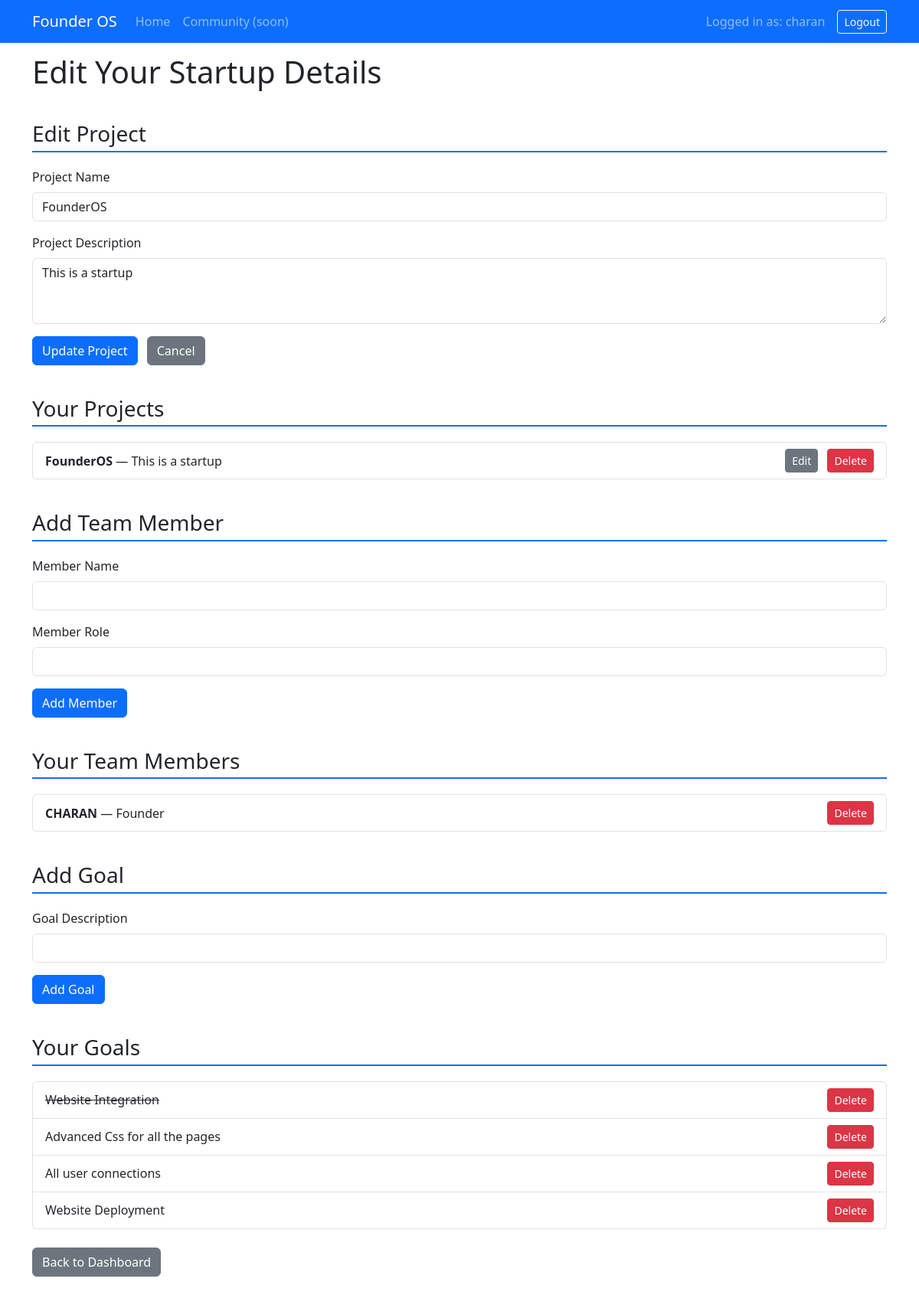
Screenshot of /founder/edit/3 (signed in) with the database file from the repository.
### tables this page shows
CREATE TABLE projects (
            id INTEGER PRIMARY KEY AUTOINCREMENT,
            founder_username TEXT,
            project_name TEXT,
            project_desc TEXT
        );

CREATE TABLE team_members (
            id INTEGER PRIMARY KEY AUTOINCREMENT,
            founder_username TEXT,
            member_name TEXT,
            member_role TEXT
        );

CREATE TABLE goals (
            id INTEGER PRIMARY KEY AUTOINCREMENT,
            founder_username TEXT,
            goal_desc TEXT,
            completed INTEGER DEFAULT 0
        );

### app.py (the view, shortened to what this page needs)
@app.route('/founder/edit', methods=['GET', 'POST'], strict_slashes=False)
@app.route('/founder/edit/<int:project_id>', methods=['GET', 'POST'], strict_slashes=False)
def founder_edit(project_id=None):
    if 'role' not in session or session['role'] != 'founder':
        return redirect(url_for('login'))
    founder_username = session['username']
    conn = get_db_connection()
    c = conn.cursor()
    c.execute("SELECT * FROM projects WHERE founder_username=?", (founder_username,))
    projects = c.fetchall()
    c.execute("SELECT * FROM team_members WHERE founder_username=?", (founder_username,))
    team_members = c.fetchall()
    c.execute("SELECT * FROM goals WHERE founder_username=?", (founder_username,))
    goals = c.fetchall()
    project = None
    if project_id is not None:
        c.execute("SELECT * FROM projects WHERE id=? AND founder_username=?", (project_id, founder_username))
        project = c.fetchone()
    conn.close()
    return render_template('founder_edit.html', user=founder_username, projects=projects,
                           project=project, team_members=team_members, goals=goals)

### app.py (called while the page is built)
def get_db_connection():
    conn = sqlite3.connect(DB_PATH)
    conn.row_factory = sqlite3.Row
    return conn

### templates/founder_edit.html (shortened to what this page needs)
<!DOCTYPE html>
<html lang="en">
<head>
  <link href="https://cdn.jsdelivr.net/npm/bootstrap@5.3.0/dist/css/bootstrap.min.css" rel="stylesheet" />
</head>
<body>
  <nav class="navbar navbar-expand-lg fixed-top navbar-dark bg-primary">
    <div class="container">
      <a class="navbar-brand" href="#">Founder OS</a>
      <div class="collapse navbar-collapse" id="navbarNav">
        <ul class="navbar-nav me-auto">
          <li class="nav-item"><a class="nav-link" href="{{ url_for('founder_home') }}">Home</a></li>
          <li class="nav-item"><a class="nav-link" href="#">Community (soon)</a></li>
        </ul>
        <span class="navbar-text me-3">Logged in as: {{ user }}</span>
        <a href="{{ url_for('logout') }}" class="btn btn-outline-light btn-sm">Logout</a>
      </div>
    </div>
  </nav>
  <main class="container">
    <h1>Edit Your Startup Details</h1>
    <section>
      <h3 class="section-header">{{ project and "Edit Project" or "Add New Project" }}</h3>
      <form method="POST" action="{{ url_for('founder_edit', project_id=project.id) if project else url_for('founder_edit') }}">
        <div class="mb-3">
          <label for="project_name" class="form-label">Project Name</label>
          <input
            type="text"
            class="form-control"
            id="project_name"
            name="project_name"
            value="{{ project.project_name if project else '' }}"
            required
          />
        </div>
        <div class="mb-3">
          <label for="project_desc" class="form-label">Project Description</label>
          <textarea
            class="form-control"
            id="project_desc"
            name="project_desc"
            rows="3"
            required
          >{{ project.project_desc if project else '' }}</textarea>
        </div>
        <button type="submit" class="btn btn-primary">{{ project and "Update Project" or "Add Project" }}</button>
        {% if project %}
          <a href="{{ url_for('founder_edit') }}" class="btn btn-secondary ms-2">Cancel</a>
        {% endif %}
      </form>
    </section>
    <section>
      <h3 class="section-header">Your Projects</h3>
      {% if projects %}
      <ul class="list-group">
        {% for p in projects %}
        <li class="list-group-item d-flex justify-content-between align-items-center">
          <div>
            <strong>{{ p.project_name }}</strong> — {{ p.project_desc }}
          </div>
          <div>
            <a href="{{ url_for('founder_edit', project_id=p.id) }}" class="btn btn-sm btn-secondary me-2">Edit</a>
            <form method="POST" action="{{ url_for('founder_edit') }}" style="display:inline-block;" onsubmit="return confirm('Delete project?');">
              <button type="submit" class="btn btn-sm btn-danger">Delete</button>
            </form>
          </div>
        </li>
        {% endfor %}
      </ul>
      {% else %}
      <p>No projects yet.</p>
      {% endif %}
    </section>
    <section>
      <h3 class="section-header">Add Team Member</h3>
      <form method="POST" action="{{ url_for('founder_edit') }}">
        <div class="mb-3">
          <label for="member_name" class="form-label">Member Name</label>
          <input type="text" class="form-control" id="member_name" name="member_name" required />
        </div>
        <div class="mb-3">
          <label for="member_role" class="form-label">Member Role</label>
          <input type="text" class="form-control" id="member_role" name="member_role" required />
        </div>
        <button type="submit" class="btn btn-primary">Add Member</button>
      </form>
      <h3 class="section-header">Your Team Members</h3>
      {% if team_members %}
      <ul class="list-group">
        {% for member in team_members %}
        <li class="list-group-item d-flex justify-content-between align-items-center">
          <div>
            <strong>{{ member.member_name }}</strong> — {{ member.member_role }}
          </div>
          <div>
            <form method="POST" action="{{ url_for('founder_edit') }}" style="display:inline-block;" onsubmit="return confirm('Delete team member?');">
              <button type="submit" class="btn btn-sm btn-danger">Delete</button>
            </form>
          </div>
        </li>
        {% endfor %}
      </ul>
      {% else %}
      <p>No team members yet.</p>
      {% endif %}
    </section>
    <section>
      <h3 class="section-header">Add Goal</h3>
      <form method="POST" action="{{ url_for('founder_edit') }}">
        <div class="mb-3">
          <label for="goal_desc" class="form-label">Goal Description</label>
          <input type="text" class="form-control" id="goal_desc" name="goal_desc" required />
        </div>
        <button type="submit" class="btn btn-primary">Add Goal</button>
      </form>
      <h3 class="section-header">Your Goals</h3>
      {% if goals %}
      <ul class="list-group">
        {% for goal in goals %}
        <li class="list-group-item d-flex justify-content-between align-items-center">
          <div>
            {% if goal.completed %}
            <del>{{ goal.goal_desc }}</del>
            {% else %}
            {{ goal.goal_desc }}
            {% endif %}
          </div>
          <div>
            <form method="POST" action="{{ url_for('founder_edit') }}" style="display:inline-block;" onsubmit="return confirm('Delete goal?');">
              <button type="submit" class="btn btn-sm btn-danger">Delete</button>
            </form>
          </div>
        </li>
        {% endfor %}
      </ul>
      {% else %}
      <p>No goals yet.</p>
      {% endif %}
    </section>
    <div class="my-4">
      <a href="{{ url_for('founder_home') }}" class="btn btn-secondary">Back to Dashboard</a>
    </div>
  </main>
</body>
</html>

### templates/founder_edit.html (style rules this page uses)
body { padding-top: 70px; }
.section-header { margin-top: 40px; margin-bottom: 20px; border-bottom: 2px solid #0d6efd; padding-bottom: 5px; }

### rows the page displays
projects: project_name "FounderOS", project_desc "This is a startup"
team_members: member_name "CHARAN", member_role "Founder"
goals: goal_desc "Website Integration"
goals: goal_desc "Advanced Css for all the pages"
goals: goal_desc "All user connections"
goals: goal_desc "Website Deployment"

### other values shown
{{ user }} "charan"
{{ project and "Edit Project" or "Add New Project" }} "Edit Project"
{{ project and "Update Project" or "Add Project" }} "Update Project"
